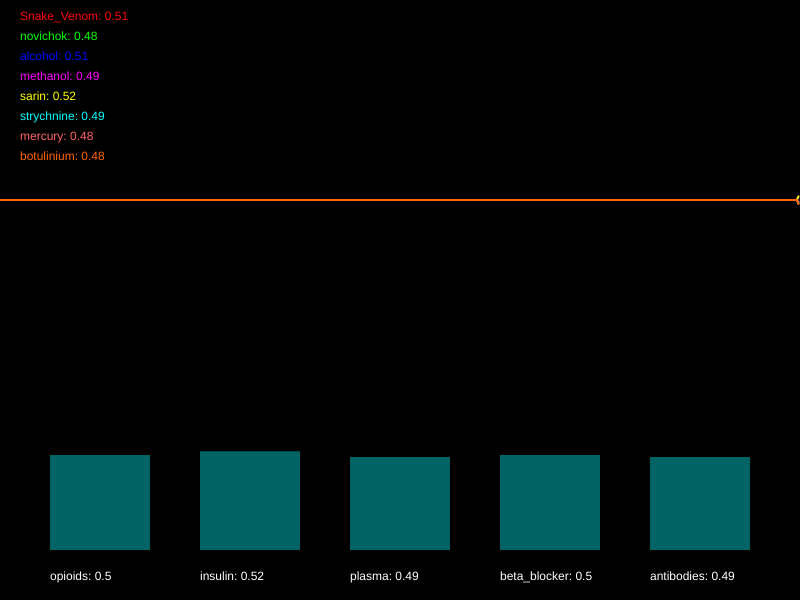
Frame 1 (no input)
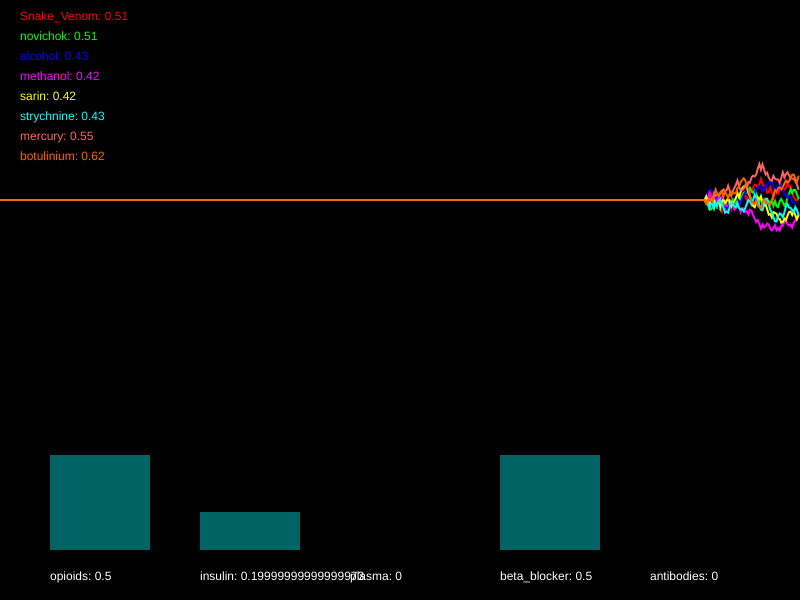
Frame 60 (no input)
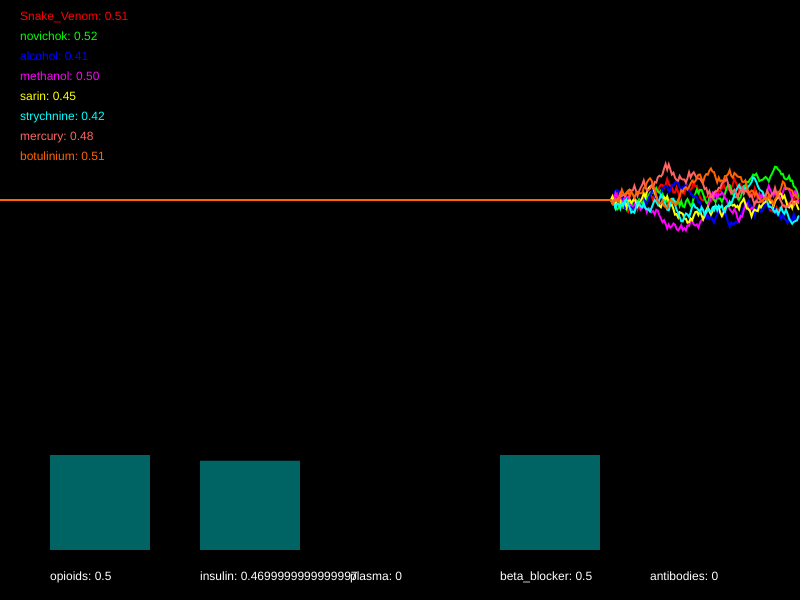
Frame 120 (the mouse pressed at the canvas centre since frame 60)

The p5.js sketch that drew these frames (run headless with seeded random() and noise() and a simulated clock; from frame 60 on, the mouse is pressed at the canvas centre):

// p5.js sketch
// ── sketch.js
/*

Officer: 3185280
CaseNum: 401-3-78062282-3185280

Case 401 - The Case of Norbert's Weiner Stand
Stage 4 - Mortal Cupcake

It seems that Norbert is getting desperate now. In what appears to be his final
stand he has set up his own cupcake shop. The laced cupcakes look delicious but
they are extremely dangerous. Just a brief whiff of one can induce a series of
deadly symptoms. This is Norbert’s most complex poison to date, so you’ll have
to work hard to produce a viable antidote.

You must develop the antidote by using conditional statements in the draw loop to
do the following.

	- When novichok dips below 0.59 and methanol goes above 0.62, whilst at the same time, mercury dips below 0.53 or alcohol dips below 0.74, try decreasing opioids by 0.03
	- When sarin dips below 0.54, botulinium goes above 0.72, and also strychnine goes above 0.65, increment opioids by 0.02
	- When alcohol goes above 0.32 or botulinium dips below 0.75, whilst at the same time, mercury goes above 0.53, reduce insulin by 0.03
	- If either methanol goes above 0.65, strychnine goes above 0.38, Snake_Venom goes above 0.49, or perhaps novichok goes above 0.3, try increasing insulin by 0.02
	- When either mercury dips below 0.33, methanol goes above 0.69, or perhaps strychnine goes above 0.39, reduce plasma by 0.04
	- If botulinium dips below 0.56 and alcohol dips below 0.65, or on the other hand, Snake_Venom goes above 0.43, raise plasma by 0.03
	- If alcohol goes above 0.75 and strychnine dips below 0.63, or on the other hand, botulinium goes above 0.49 and novichok dips below 0.42, decrease beta_blocker by 0.01
	- When mercury goes above 0.71, sarin dips below 0.4, and also Snake_Venom goes above 0.5, increase beta_blocker by 0.02
	- If either botulinium dips below 0.69, novichok dips below 0.46, or perhaps Snake_Venom goes above 0.57, try decreasing antibodies by 0.02
	- If either alcohol dips below 0.59, mercury goes above 0.64, methanol goes above 0.56, or perhaps strychnine dips below 0.59, try increasing antibodies by 0.01


Your conditional statements should:

consider the following poisons:

	- Snake_Venom
	- novichok
	- alcohol
	- methanol
	- sarin
	- strychnine
	- mercury
	- botulinium


and modify the following antidotes:

	- opioids
	- insulin
	- plasma
	- beta_blocker
	- antibodies


- There are many ways to complete this task but you should only use the
following commands:

	if(){}
	+=
	-=

*/

//Declare the poison variables
var Snake_Venom;
var novichok;
var alcohol;
var methanol;
var sarin;
var strychnine;
var mercury;
var botulinium;


//Declare the antidote variables
var opioids;
var insulin;
var plasma;
var beta_blocker;
var antibodies;


//This variable is used for drawing the graph
var graphs;


function setup()
{

	createCanvas(800,600);
	strokeWeight(2);

	//initialise the poisons and antidotes
	Snake_Venom = 0.5;
	novichok = 0.5;
	alcohol = 0.5;
	methanol = 0.5;
	sarin = 0.5;
	strychnine = 0.5;
	mercury = 0.5;
	botulinium = 0.5;
	opioids = 0.5;
	insulin = 0.5;
	plasma = 0.5;
	beta_blocker = 0.5;
	antibodies = 0.5;


	//fills the graph with empty values
	graphs = [];

	for(var i = 0; i < 8; i++)
	{
		graphs.push([]);
		for(var j = 0; j < 512; j++)
		{
			graphs[i].push(0.5);
		}
	}

}

function draw()
{

	//Develop the antidote below
	//Write conditional statements to change the amount of each substance ...
    
    if ((novichok < 0.59 && methanol > 0.62) && (mercury < 0.53 || alcohol < 0.74))
    {
        opioids -= 0.03
    }
    
    if (sarin < 0.54 && botulinium > 0.72 && strychnine > 0.65)
    {
        opioids += 0.02
    }
    
    if ((alcohol > 0.32 || botulinium < 0.75) && (mercury > 0.53))
    {
        insulin -= 0.03
    }
    
    if (methanol > 0.65 || strychnine > 0.38 || Snake_Venom > 0.49 || novichok > 0.3)
    {
        insulin += 0.02
    }
    
    if (mercury < 0.33 || methanol > 0.69 || strychnine > 0.39)
    {
        plasma -= 0.04
    }
    
    if ((botulinium < 0.56 && alcohol < 0.65) || (Snake_Venom > 0.43))
    {
        plasma += 0.03
    }
    
    if ((alcohol > 0.75 && strychnine < 0.63) || (botulinium > 0.49 && novichok < 0.42))
    {
        beta_blocker -= 0.01
    }
    
    if (mercury > 0.71 && sarin < 0.4 && Snake_Venom > 0.5)
    {
        beta_blocker += 0.02
    }
	
    if (botulinium < 0.69 || novichok < 0.46 || Snake_Venom > 0.57)
    {
        antibodies -= 0.02
    }
    
    if (alcohol < 0.59 || mercury > 0.64 || methanol > 0.56 || strychnine < 0.59)
    {
        antibodies += 0.01
    }

    
	//////////////////////////////////////////////////////

	//the code below generates new values using random numbers

	/*
		For testing, you might want to temporarily comment out
		these lines and set the same variables to constant values
		instead.
	*/

	Snake_Venom = nextValue(graphs[0],Snake_Venom);
	novichok = nextValue(graphs[1],novichok);
	alcohol = nextValue(graphs[2],alcohol);
	methanol = nextValue(graphs[3],methanol);
	sarin = nextValue(graphs[4],sarin);
	strychnine = nextValue(graphs[5],strychnine);
	mercury = nextValue(graphs[6],mercury);
	botulinium = nextValue(graphs[7],botulinium);


	opioids = constrain(opioids, 0, 1);
	insulin = constrain(insulin, 0, 1);
	plasma = constrain(plasma, 0, 1);
	beta_blocker = constrain(beta_blocker, 0, 1);
	antibodies = constrain(antibodies, 0, 1);


	///////// DO NOT CHANGE THE CODE BELOW ///////////

	//drawing code

	// set background
	background(0);
	noFill();

	//draw the graphs for the vitals

	var colors = [
		color(255, 0, 0),
		color(0, 255, 0),
		color(0, 0, 255),
		color(255, 0, 255),
		color(255, 255, 0),
		color(0, 255, 255),
		color(255, 100, 100),
		color(255, 100, 0)
	];

	for(var i = 0; i < graphs.length; i++)
	{
		stroke(colors[i]);
		drawGraph(graphs[i]);
	}

	//draw the poisons as text
	noStroke();
	fill(colors[0]);
	text('Snake_Venom: ' + nf(Snake_Venom,1,2), 20,20);
	fill(colors[1]);
	text('novichok: ' + nf(novichok,1,2), 20,40);
	fill(colors[2]);
	text('alcohol: ' + nf(alcohol,1,2), 20,60);
	fill(colors[3]);
	text('methanol: ' + nf(methanol,1,2), 20,80);
	fill(colors[4]);
	text('sarin: ' + nf(sarin,1,2), 20,100);
	fill(colors[5]);
	text('strychnine: ' + nf(strychnine,1,2), 20,120);
	fill(colors[6]);
	text('mercury: ' + nf(mercury,1,2), 20,140);
	fill(colors[7]);
	text('botulinium: ' + nf(botulinium,1,2), 20,160);


	//draw the antidotes bar chart
	drawBar(opioids,50,'opioids');
	drawBar(insulin,200,'insulin');
	drawBar(plasma,350,'plasma');
	drawBar(beta_blocker,500,'beta_blocker');
	drawBar(antibodies,650,'antibodies');


}

function nextValue(graph, val)
{
	//gets the next value for a vital and puts it in an array for drawing
	var delta = random(-0.03,0.03);

	val += delta;
	if(val > 1 || val < 0)
	{
		delta *= -1;
		val += delta * 2;
	}

	graph.push(val)
	graph.shift();
	return val;
}

function drawGraph(graph)
{
	//draws an array as a graph
	beginShape();
	for(var i = 0; i < graph.length; i++)
	{
			vertex(width * i/512, height * 0.5 - graph[i]* height/3)
	}
	endShape();
}


function drawBar(val, x, name)
{
	//draws the bars for bar chart
    noStroke();
    fill(0,100,100);
	var mh = height * 0.4 - 50;
	rect(x,(height - 50) - val*mh, 100, val*mh);
    fill(255);
	text(name + ": " + val, x, height - 20);
}
